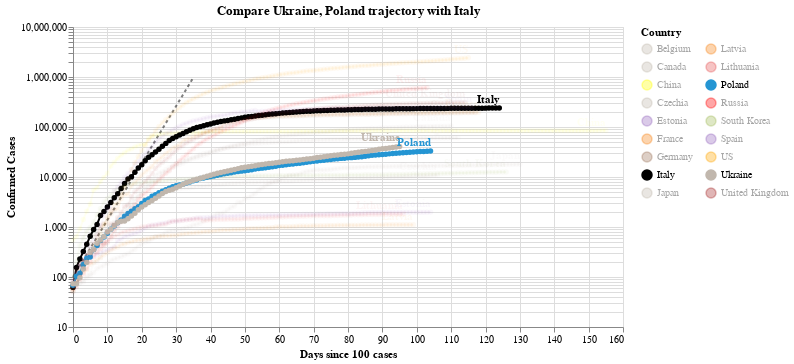

Notebook cell for this chart:
### Code cell
#hide_input
chart2 = make_since_chart(dff2, ['Ukraine', 'Poland'], baseline_countries)
chart2

### Figure 1 — Vega-Lite specification as saved in the notebook (floating-point values rounded to 4 significant figures; data arrays with more than 128 entries replaced by an {"elided": "..."} marker saying what was removed)
{"config": {"view": {"continuousWidth": 400, "continuousHeight": 300}}, "layer": [{"data": {"name": "data-628230001892d6798b50651be41d1b3e"}, "mark": {"type": "line", "color": "black", "opacity": 0.5, "strokeDash": [3, 3]}, "encoding": {"x": {"type": "quantitative", "field": "Days since 100 cases"}, "y": {"type": "quantitative", "field": "Confirmed Cases"}}}, {"data": {"name": "data-ab7d8306168a25d8ab734f0208bad2ff"}, "mark": {"type": "line", "point": true}, "encoding": {"color": {"type": "nominal", "field": "Country", "legend": {"columns": 2}, "scale": {"domain": ["Belgium", "Canada", "China", "Czechia", "Estonia", "France", "Germany", "Italy", "Japan", "Latvia", "Lithuania", "Poland", "Russia", "South Korea", "Spain", "US", "Ukraine", "United Kingdom"], "range": ["#C1B7AD", "#C1B7AD", "yellow", "#C1B7AD", "#9467bd", "#F58518", "#9D755D", "black", "#C1B7AD", "#F58518", "#E45756", "#2495D3", "red", "#A1BA59", "#9467bd", "orange", "#C1B7AD", "brown"]}}, "opacity": {"condition": {"value": 1, "selection": "selector008"}, "value": 0.05}, "tooltip": [{"type": "nominal", "field": "Country"}, {"type": "temporal", "field": "Date"}, {"type": "quantitative", "field": "Confirmed Cases"}, {"type": "quantitative", "field": "Days since 100 cases"}], "x": {"type": "quantitative", "field": "Days since 100 cases"}, "y": {"type": "quantitative", "field": "Confirmed Cases", "scale": {"type": "log"}}}, "selection": {"selector008": {"type": "multi", "fields": ["Country"], "bind": "legend", "init": [{"Country": "Ukraine"}, {"Country": "Poland"}, {"Country": "Italy"}]}}, "width": 550}, {"data": {"name": "data-ab7d8306168a25d8ab734f0208bad2ff"}, "mark": {"type": "text", "align": "right", "dy": -8, "fontWeight": "bold"}, "encoding": {"color": {"type": "nominal", "field": "Country", "legend": {"columns": 2}, "scale": {"domain": ["Belgium", "Canada", "China", "Czechia", "Estonia", "France", "Germany", "Italy", "Japan", "Latvia", "Lithuania", "Poland", "Russia", "South Korea", "Spain", "US", "Ukraine", "United Kingdom"], "range": ["#C1B7AD", "#C1B7AD", "yellow", "#C1B7AD", "#9467bd", "#F58518", "#9D755D", "black", "#C1B7AD", "#F58518", "#E45756", "#2495D3", "red", "#A1BA59", "#9467bd", "orange", "#C1B7AD", "brown"]}}, "opacity": {"condition": {"value": 1, "selection": "selector008"}, "value": 0.05}, "text": {"type": "nominal", "field": "Country"}, "tooltip": [{"type": "nominal", "field": "Country"}, {"type": "temporal", "field": "Date"}, {"type": "quantitative", "field": "Confirmed Cases"}, {"type": "quantitative", "field": "Days since 100 cases"}], "x": {"type": "quantitative", "field": "Days since 100 cases"}, "y": {"type": "quantitative", "field": "Confirmed Cases", "scale": {"type": "log"}}}, "transform": [{"filter": "(datum['Date'] >= 1593043200000)"}], "width": 550}], "title": "Compare Ukraine, Poland trajectory with Italy", "$schema": "https://vega.github.io/schema/vega-lite/v4.0.2.json", "datasets": {"data-628230001892d6798b50651be41d1b3e": [{"Days since 100 cases": 0, "Confirmed Cases": 100.0}, {"Days since 100 cases": 1, "Confirmed Cases": 130.0}, {"Days since 100 cases": 2, "Confirmed Cases": 169.0}, {"Days since 100 cases": 3, "Confirmed Cases": 219.7}, {"Days since 100 cases": 4, "Confirmed Cases": 285.6}, {"Days since 100 cases": 5, "Confirmed Cases": 371.3}, {"Days since 100 cases": 6, "Confirmed Cases": 482.7}, {"Days since 100 cases": 7, "Confirmed Cases": 627.5}, {"Days since 100 cases": 8, "Confirmed Cases": 815.7}, {"Days since 100 cases": 9, "Confirmed Cases": 1060.0}, {"Days since 100 cases": 10, "Confirmed Cases": 1379.0}, {"Days since 100 cases": 11, "Confirmed Cases": 1792.0}, {"Days since 100 cases": 12, "Confirmed Cases": 2330.0}, {"Days since 100 cases": 13, "Confirmed Cases": 3029.0}, {"Days since 100 cases": 14, "Confirmed Cases": 3937.0}, {"Days since 100 cases": 15, "Confirmed Cases": 5119.0}, {"Days since 100 cases": 16, "Confirmed Cases": 6654.0}, {"Days since 100 cases": 17, "Confirmed Cases": 8650.0}, {"Days since 100 cases": 18, "Confirmed Cases": 11250.0}, {"Days since 100 cases": 19, "Confirmed Cases": 14620.0}, {"Days since 100 cases": 20, "Confirmed Cases": 19000.0}, {"Days since 100 cases": 21, "Confirmed Cases": 24710.0}, {"Days since 100 cases": 22, "Confirmed Cases": 32120.0}, {"Days since 100 cases": 23, "Confirmed Cases": 41750.0}, {"Days since 100 cases": 24, "Confirmed Cases": 54280.0}, {"Days since 100 cases": 25, "Confirmed Cases": 70560.0}, {"Days since 100 cases": 26, "Confirmed Cases": 91730.0}, {"Days since 100 cases": 27, "Confirmed Cases": 119300.0}, {"Days since 100 cases": 28, "Confirmed Cases": 155000.0}, {"Days since 100 cases": 29, "Confirmed Cases": 201500.0}, {"Days since 100 cases": 30, "Confirmed Cases": 262000.0}, {"Days since 100 cases": 31, "Confirmed Cases": 340600.0}, {"Days since 100 cases": 32, "Confirmed Cases": 442800.0}, {"Days since 100 cases": 33, "Confirmed Cases": 575600.0}, {"Days since 100 cases": 34, "Confirmed Cases": 748300.0}, {"Days since 100 cases": 35, "Confirmed Cases": 972800.0}], "data-ab7d8306168a25d8ab734f0208bad2ff": {"elided": "2062 records"}}}
